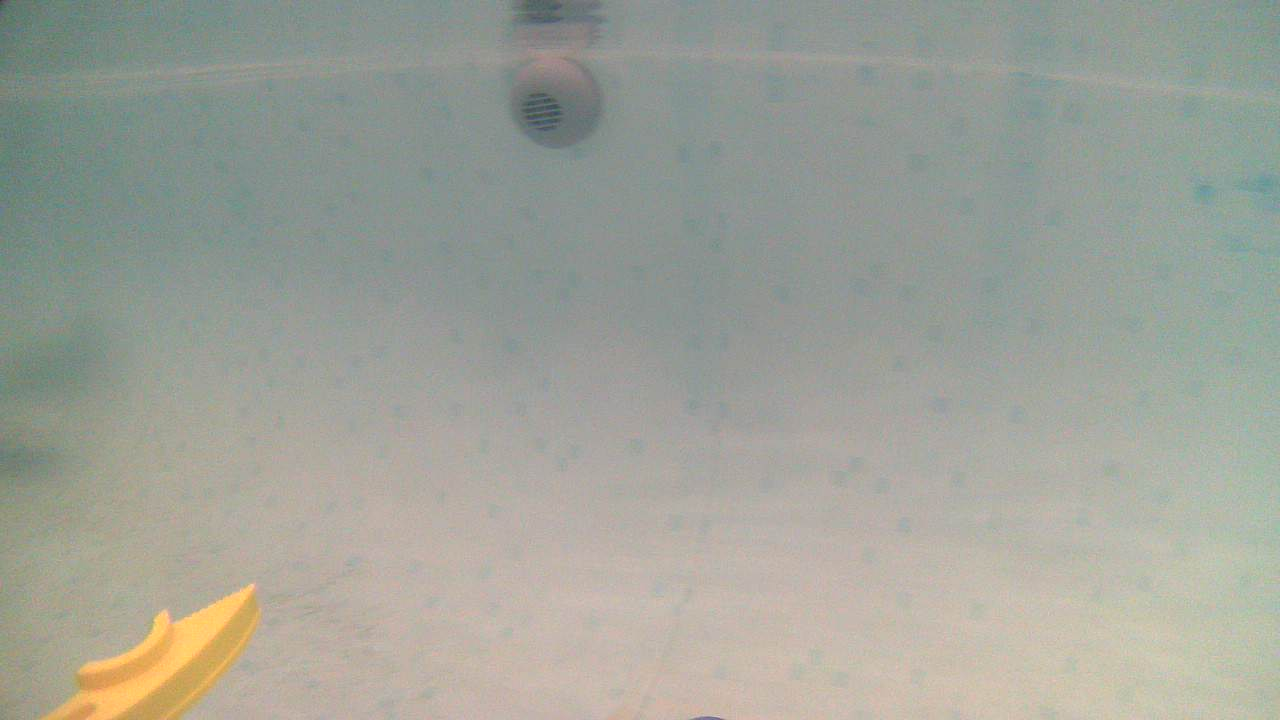
#> input picture photos/1.jpg, 1280 x 720 px
$ python fisheye_calibration.py
#> lines starting #> are read from the running program, lines starting #| are printed output that depends on the picture; after the words box and inside, x2 and y2 are one past the last pixel; in counts of white or black regions, pixels touching at a corner belong together
import cv2
import numpy as np
import json
import os
import sys
from tkinter import filedialog, Tk

# Global variables for trackbar callbacks
img_original = None
img_display = None
window_name = "Fisheye Calibration"
trackbar_window = "Parameters"

# Default parameters
default_params = {
    'k1': -30,      # Multiplied by 100 for trackbar precision
    'k2': 10,       # Multiplied by 100 for trackbar precision
    'k3': 0,        # Multiplied by 100 for trackbar precision
    'k4': 0,        # Multiplied by 100 for trackbar precision
    'alpha': 100,   # Multiplied by 100 for trackbar precision (0-100%)
    'fx_scale': 50, # Focal length scale (20-100%)
    'fy_scale': 50, # Focal length scale (20-100%)
}

def create_camera_matrix(width, height, fx_scale, fy_scale):
    """Create camera matrix based on image dimensions and scale factors."""
    fx = width * fx_scale / 100.0
    fy = height * fy_scale / 100.0
    cx = width / 2.0
    cy = height / 2.0

    return np.array([
        [fx, 0, cx],
        [0, fy, cy],
        [0, 0, 1]
    ], dtype=np.float32)

def undistort_fisheye(img, k1, k2, k3, k4, alpha, fx_scale, fy_scale):
    """Apply fisheye correction with given parameters."""
    h, w = img.shape[:2]

    # Convert trackbar values to actual parameters
    dist_coeffs = np.array([
        k1 / 100.0,  # Convert back from trackbar range
        k2 / 100.0,
        k3 / 100.0,
        k4 / 100.0
    ], dtype=np.float32)

    alpha_val = alpha / 100.0  # Convert to 0-1 range

    # Create camera matrix
    camera_matrix = create_camera_matrix(w, h, fx_scale, fy_scale)

    try:
        # Get optimal new camera matrix
        new_camera_matrix, roi = cv2.getOptimalNewCameraMatrix(
            camera_matrix, dist_coeffs, (w, h), alpha_val, (w, h)
        )

        # Undistort the image
        undistorted = cv2.undistort(img, camera_matrix, dist_coeffs, None, new_camera_matrix)

        # Crop if ROI is valid
        x, y, w_roi, h_roi = roi
        if w_roi > 0 and h_roi > 0 and x >= 0 and y >= 0:
            undistorted = undistorted[y:y+h_roi, x:x+w_roi]
            # Resize back to original size for comparison
            undistorted = cv2.resize(undistorted, (w, h))

        return undistorted, True

    except Exception as e:
        print(f"Error in undistortion: {e}")
        return img.copy(), False

def update_display(val=None):
    """Update the display with current parameter values."""
    global img_original, img_display

    if img_original is None:
        return

    # Get current trackbar values
    k1 = cv2.getTrackbarPos('K1 (*100)', trackbar_window)
    k2 = cv2.getTrackbarPos('K2 (*100)', trackbar_window)
    k3 = cv2.getTrackbarPos('K3 (*100)', trackbar_window)
    k4 = cv2.getTrackbarPos('K4 (*100)', trackbar_window)
    alpha = cv2.getTrackbarPos('Alpha (%)', trackbar_window)
    fx_scale = cv2.getTrackbarPos('FX Scale (%)', trackbar_window)
    fy_scale = cv2.getTrackbarPos('FY Scale (%)', trackbar_window)

    # Apply undistortion
    undistorted, success = undistort_fisheye(img_original, k1, k2, k3, k4, alpha, fx_scale, fy_scale)

    # Create side-by-side comparison
    h, w = img_original.shape[:2]
    comparison = np.zeros((h, w * 2, 3), dtype=np.uint8)

    # Original image on the left
    comparison[:, :w] = img_original

    # Undistorted image on the right
    comparison[:, w:] = undistorted

    # Add labels
    font = cv2.FONT_HERSHEY_SIMPLEX
    cv2.putText(comparison, 'Original', (10, 30), font, 1, (0, 255, 0), 2)
    cv2.putText(comparison, 'Corrected', (w + 10, 30), font, 1, (0, 255, 0), 2)

    # Add parameter values as text
    param_text = [
        f'K1: {k1/100.0:.3f}',
        f'K2: {k2/100.0:.3f}',
        f'K3: {k3/100.0:.3f}',
        f'K4: {k4/100.0:.3f}',
        f'Alpha: {alpha/100.0:.2f}',
        f'FX Scale: {fx_scale}%',
        f'FY Scale: {fy_scale}%'
    ]

    for i, text in enumerate(param_text):
        y_pos = h - 150 + i * 20
        cv2.putText(comparison, text, (w + 10, y_pos), font, 0.5, (255, 255, 255), 1)

    # Status indicator
    status_color = (0, 255, 0) if success else (0, 0, 255)
    status_text = "OK" if success else "ERROR"
    cv2.putText(comparison, status_text, (w + 10, 60), font, 0.7, status_color, 2)

    # Resize for display if image is too large
    display_h, display_w = comparison.shape[:2]
    max_display_width = 1400
    if display_w > max_display_width:
        scale = max_display_width / display_w
        new_w = int(display_w * scale)
        new_h = int(display_h * scale)
        comparison = cv2.resize(comparison, (new_w, new_h))

    cv2.imshow(window_name, comparison)

# [47 lines left out: function save_parameters, not called in this run]

def select_image():
    """Select an image file using file dialog."""
    root = Tk()
    root.withdraw()  # Hide the main window

    file_path = filedialog.askopenfilename(
        title="Select Test Image for Fisheye Calibration",
        filetypes=[
            ("Image files", "*.jpg *.jpeg *.png *.bmp *.tiff"),
            ("JPEG files", "*.jpg *.jpeg"),
            ("PNG files", "*.png"),
            ("All files", "*.*")
        ]
    )

    root.destroy()
    return file_path

def main():
    global img_original, img_display

    print("=== Fisheye Calibration Tool ===")
    print("This tool helps you calibrate fisheye distortion parameters.")
    print("Instructions:")
    print("1. Select a test image with visible distortion")
    print("2. Adjust parameters using trackbars")
    print("3. Press 's' to save parameters")
    print("4. Press 'r' to reset to defaults")
    print("5. Press 'q' or ESC to quit")
    print()

    # Select image
    image_path = select_image()
#> the answer given: photos/1.jpg
    if not image_path:
        print("No image selected. Exiting.")
        return

    # Load image
    img_original = cv2.imread(image_path)
#> img_original is the input picture: shape (720, 1280, 3); mean B, G, R 152.7, 162, 159.4
    if img_original is None:
        print(f"Error: Could not load image from {image_path}")
        return

    print(f"Loaded image: {image_path}")
    print(f"Image dimensions: {img_original.shape[1]}x{img_original.shape[0]}")
#| Image dimensions: 1280x720

    # Create windows
    cv2.namedWindow(window_name, cv2.WINDOW_AUTOSIZE)
    cv2.namedWindow(trackbar_window, cv2.WINDOW_AUTOSIZE)

    # Create trackbars with extended ranges
    cv2.createTrackbar('K1 (*100)', trackbar_window, default_params['k1'] + 100, 500, update_display)  # -100 to +100
    cv2.createTrackbar('K2 (*100)', trackbar_window, default_params['k2'] + 50, 300, update_display)   # -50 to +50
    cv2.createTrackbar('K3 (*100)', trackbar_window, default_params['k3'] + 50, 100, update_display)   # -50 to +50
    cv2.createTrackbar('K4 (*100)', trackbar_window, default_params['k4'] + 50, 100, update_display)   # -50 to +50
    cv2.createTrackbar('Alpha (%)', trackbar_window, default_params['alpha'], 100, update_display)      # 0 to 100%
    cv2.createTrackbar('FX Scale (%)', trackbar_window, default_params['fx_scale'], 100, update_display) # 0 to 100%
    cv2.createTrackbar('FY Scale (%)', trackbar_window, default_params['fy_scale'], 100, update_display) # 0 to 100%

    # Initial display
    update_display()
#> in undistort_fisheye, `undistorted = cv2.undistort(img, camera_matrix, dist_coeffs, None, new..`:
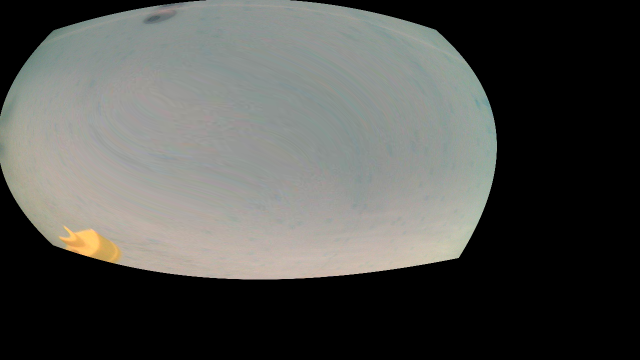
#> undistorted: shape (720, 1280, 3) (shown at 1/2 size); mean B, G, R 78.4, 81.8, 80.9
#> in undistort_fisheye, `undistorted = undistorted[y:y+h_roi, x:x+w_roi]`:
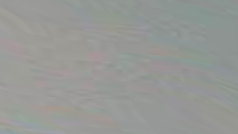
#> undistorted: shape (134, 238, 3); mean B, G, R 149.7, 152.6, 150.7
#> in update_display, `undistorted, success = undistort_fisheye(img_original, k1, k2, k3, k4,..`: success = True
#> in update_display, `comparison[:, :w] = img_original`:
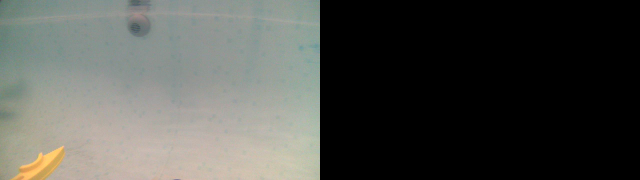
#> comparison: shape (720, 2560, 3) (shown at 1/4 size); mean B, G, R 76.3, 81, 79.7
#> in update_display, `comparison[:, w:] = undistorted`:
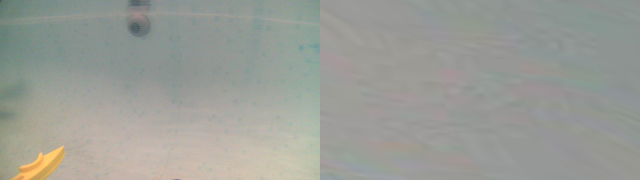
#> comparison: shape (720, 2560, 3) (shown at 1/4 size); mean B, G, R 151.1, 157.3, 155
#> in update_display, `cv2.putText(comparison, 'Corrected', (w + 10, 30), font, 1, (0, 255, 0..`:
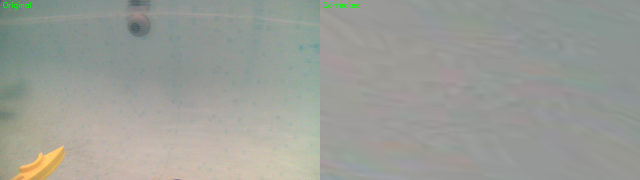
#> comparison: shape (720, 2560, 3) (shown at 1/4 size); mean B, G, R 151, 157.4, 154.8
#> after the loop in update_display, `for i, text in enumerate(param_text):`:
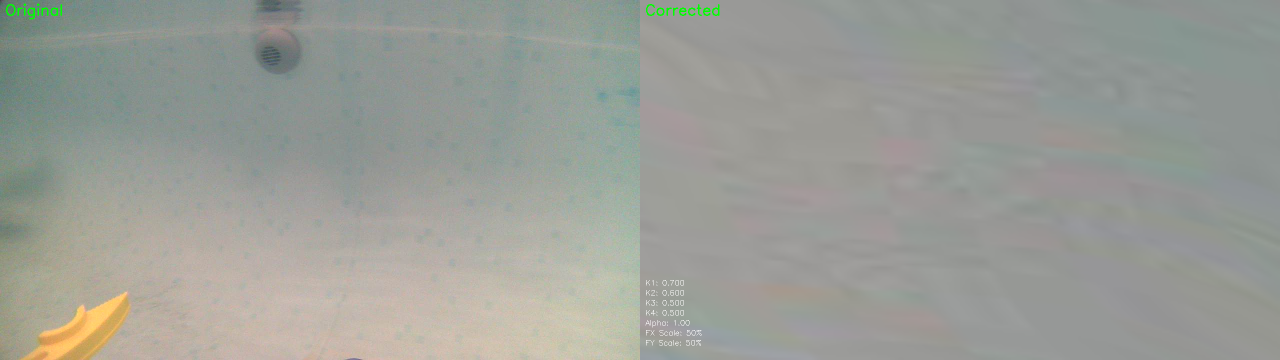
#> comparison: shape (720, 2560, 3) (shown at 1/2 size); 0.07% of pixels changed, all inside (x1, y1, x2, y2) = (1291, 560, 1403, 691)
#> in update_display, `status_color = (0, 255, 0) if success else (0, 0, 255)`: status_color = (0, 255, 0)
#> in update_display, `status_text = "OK" if success else "ERROR"`: status_text = 'OK'
#> in update_display, `comparison = cv2.resize(comparison, (new_w, new_h))`:
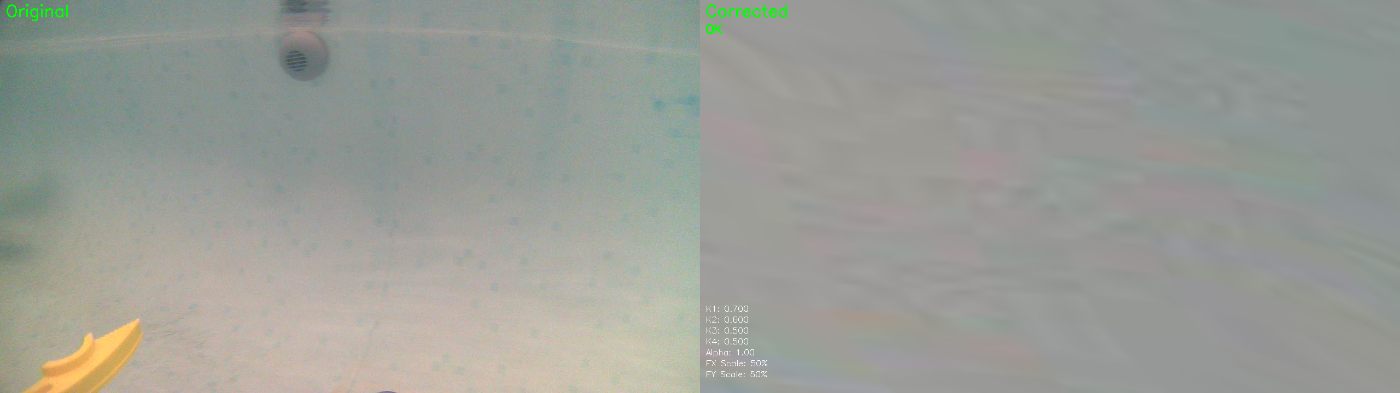
#> comparison: shape (393, 1400, 3); mean B, G, R 151, 157.4, 154.8

    print("\nUse trackbars to adjust parameters. Watch the real-time preview.")
    print("Press 's' to save, 'r' to reset, 'q' or ESC to quit.")

    # Main loop
    while True:
        key = cv2.waitKey(30) & 0xFF
#> (key q is pressed here)

        if key == ord('q') or key == 27:  # 'q' or ESC
            break
        elif key == ord('s'):  # Save parameters
            save_parameters()
        elif key == ord('r'):  # Reset to defaults
            cv2.setTrackbarPos('K1 (*100)', trackbar_window, default_params['k1'] + 100)
            cv2.setTrackbarPos('K2 (*100)', trackbar_window, default_params['k2'] + 50)
            cv2.setTrackbarPos('K3 (*100)', trackbar_window, default_params['k3'] + 50)
            cv2.setTrackbarPos('K4 (*100)', trackbar_window, default_params['k4'] + 50)
            cv2.setTrackbarPos('Alpha (%)', trackbar_window, default_params['alpha'])
            cv2.setTrackbarPos('FX Scale (%)', trackbar_window, default_params['fx_scale'])
            cv2.setTrackbarPos('FY Scale (%)', trackbar_window, default_params['fy_scale'])
            update_display()
            print("Parameters reset to defaults.")

    cv2.destroyAllWindows()
    print("Calibration tool closed.")

if __name__ == "__main__":
    main()

$ run again, on photos/3.jpg
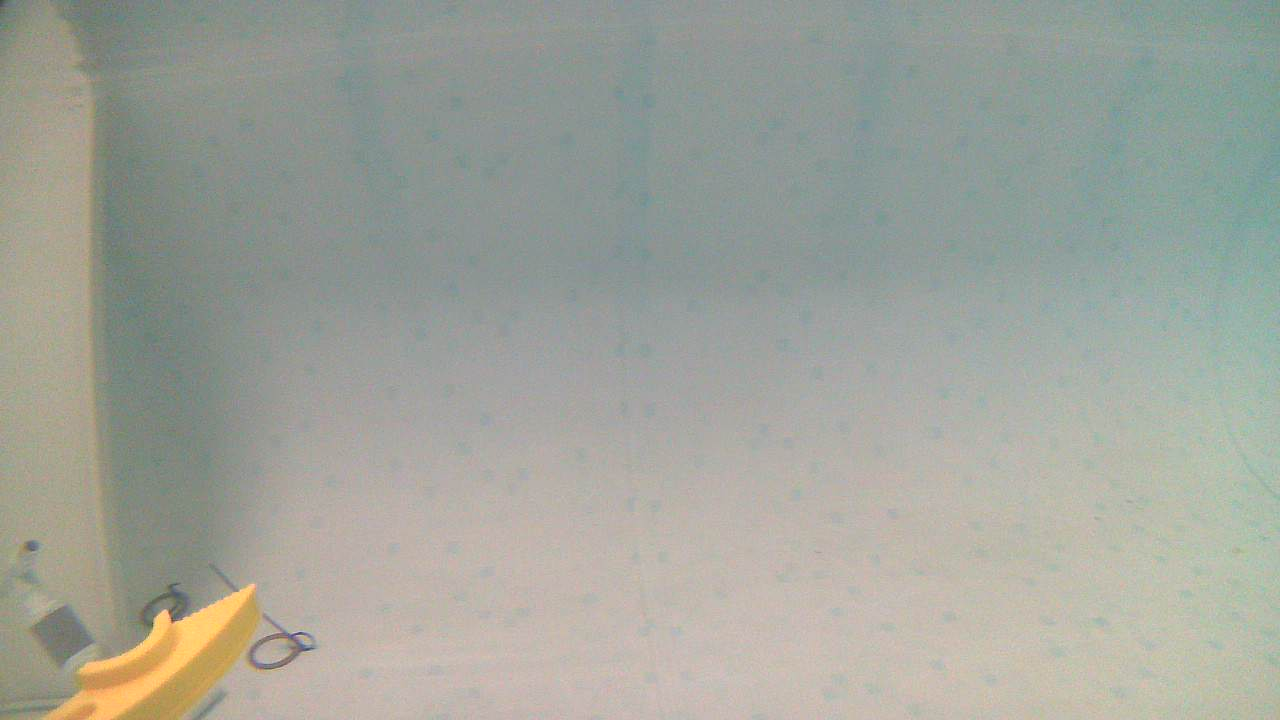
#> input picture photos/3.jpg, 1280 x 720 px
#> in main, img_original is the input picture: shape (720, 1280, 3); mean B, G, R 154.8, 163.6, 160.5
#| Image dimensions: 1280x720
#> success = True
#> after the loop in update_display, `for i, text in enumerate(param_text):`:
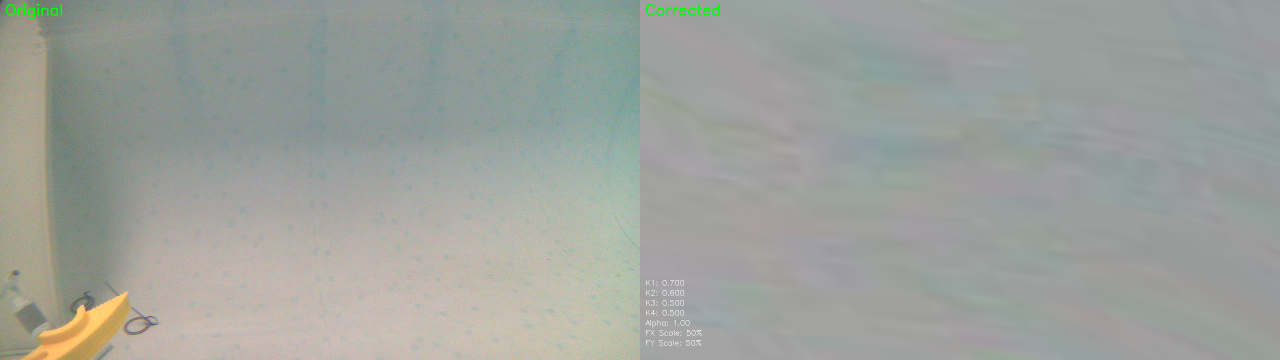
#> comparison: shape (720, 2560, 3) (shown at 1/2 size); mean B, G, R 156.3, 161.6, 157.7
#> status_color = (0, 255, 0)
#> status_text = 'OK'
#> in update_display, `comparison = cv2.resize(comparison, (new_w, new_h))`:
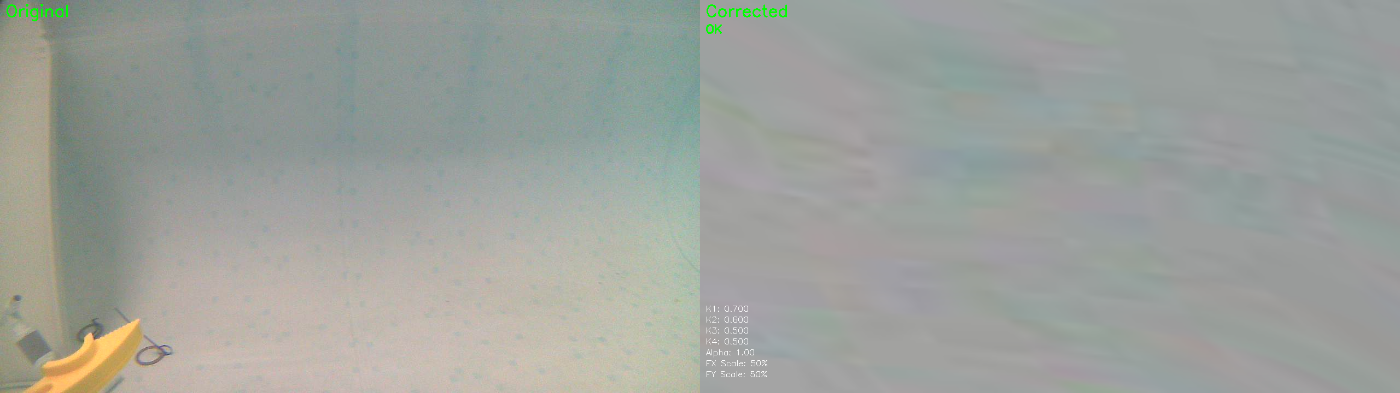
#> comparison: shape (393, 1400, 3); mean B, G, R 156.2, 161.5, 157.6

$ run again, on photos/4.jpg
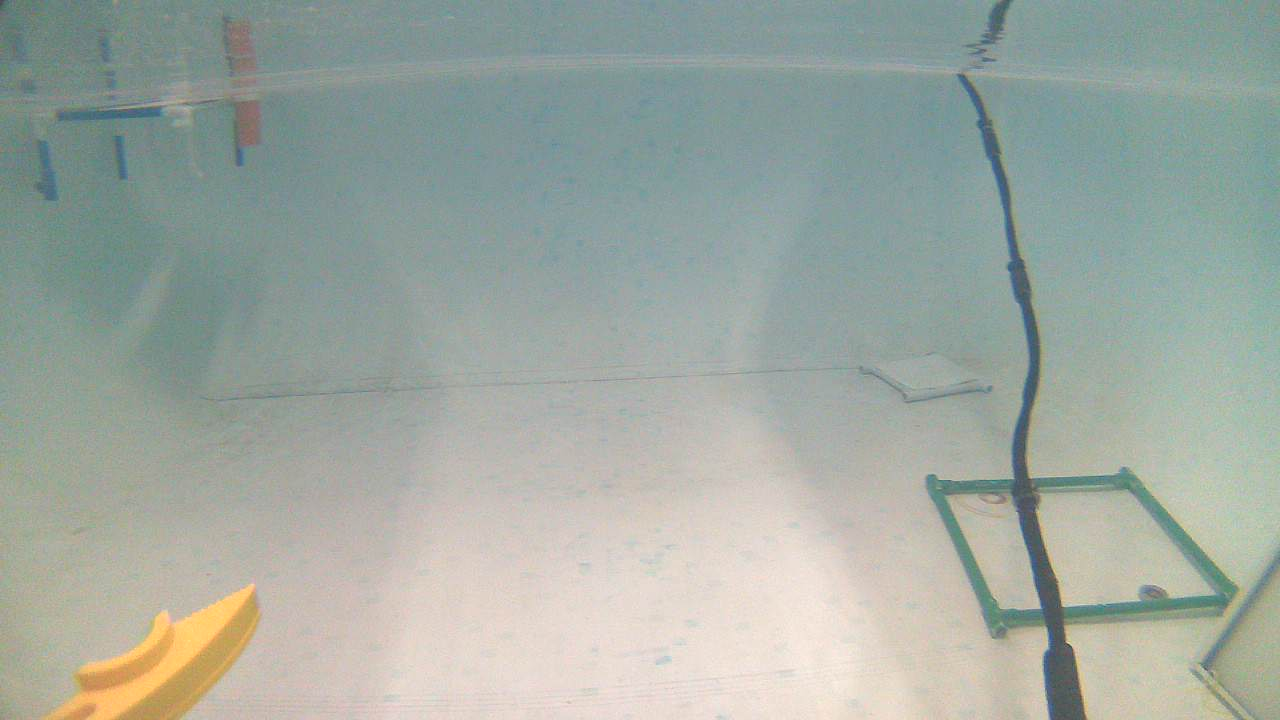
#> input picture photos/4.jpg, 1280 x 720 px
#> in main, img_original is the input picture: shape (720, 1280, 3); mean B, G, R 161.1, 168.8, 159.6
#| Image dimensions: 1280x720
#> success = True
#> after the loop in update_display, `for i, text in enumerate(param_text):`:
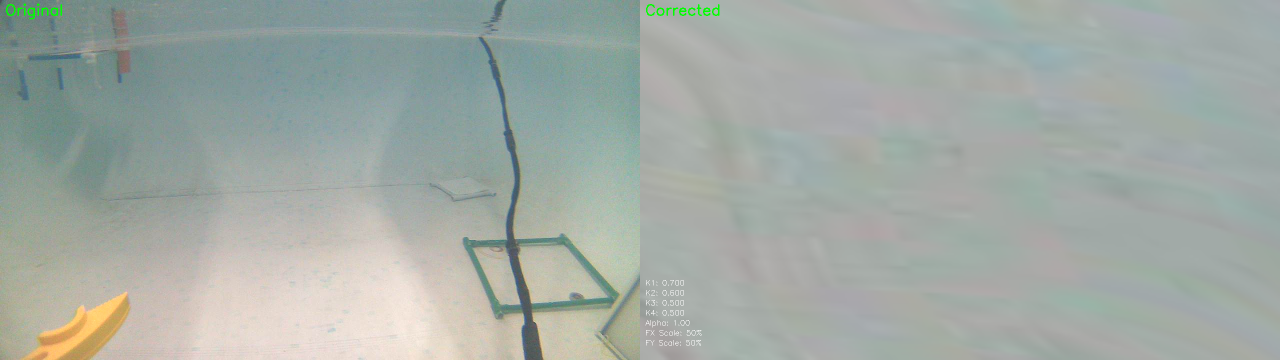
#> comparison: shape (720, 2560, 3) (shown at 1/2 size); mean B, G, R 164.6, 170.4, 162
#> status_color = (0, 255, 0)
#> status_text = 'OK'
#> in update_display, `comparison = cv2.resize(comparison, (new_w, new_h))`:
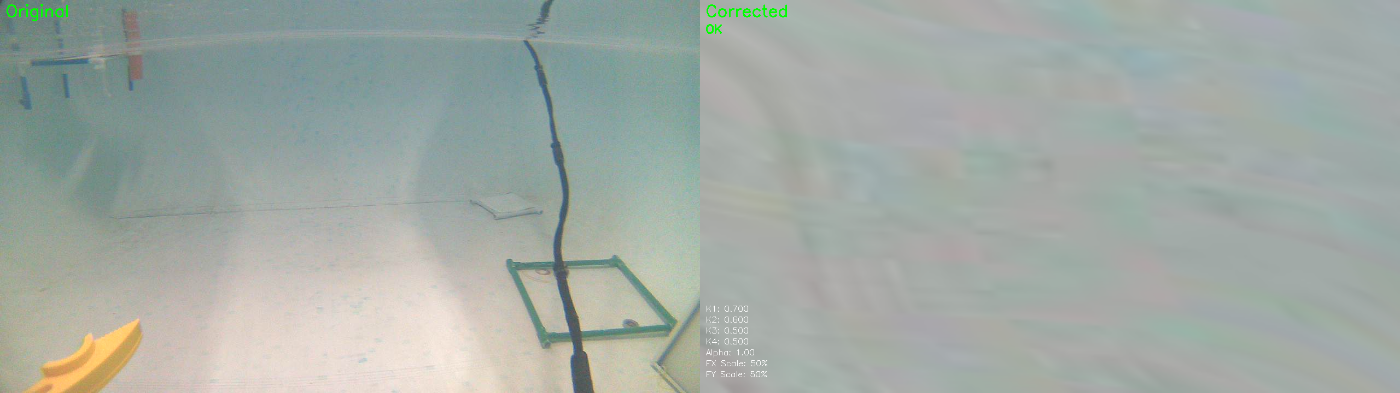
#> comparison: shape (393, 1400, 3); mean B, G, R 164.5, 170.4, 161.9
